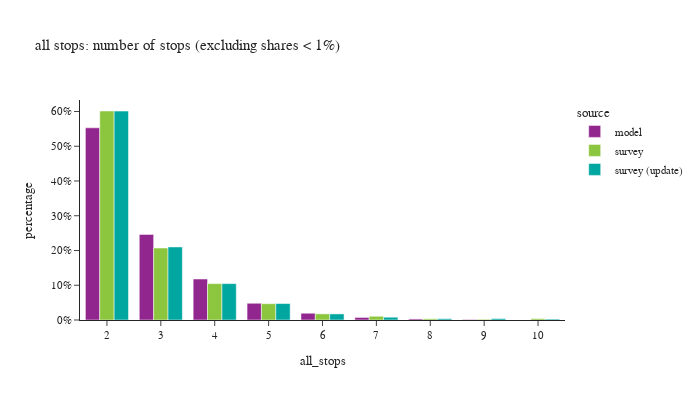

This figure's notebook cell:
### Code cell
df_plot = df_tour.groupby(['all_stops','source'])['toexpfac'].sum().reset_index()
df_plot['percentage'] = df_plot.groupby(['source'], group_keys=False)['toexpfac']. \
    apply(lambda x: x / float(x.sum()))
df_plot = df_plot.loc[df_plot['percentage'] > 0.001]
# df_plot
fig = px.bar(df_plot.sort_values(['source']), x="all_stops", y="percentage", color="source",
             barmode="group",title="all stops: number of stops (excluding shares < 1%)",
             hover_data=['toexpfac'])
fig.update_layout(height=400, width=700, font=dict(size=11),
                  xaxis = dict(dtick = 1, categoryorder='category ascending'),
                  yaxis=dict(tickformat=".0%"))
fig.show()

### Figure 1 — Plotly figure (JSON) as saved in the notebook; plotly's stock layout.template omitted (floating-point values rounded to 4 significant figures)
{"data": [{"alignmentgroup": "True", "customdata": [[3238000.0], [8827.0], [17840.0], [43060.0], [282100.0], [690700.0], [114100.0], [1442000.0]], "hovertemplate": "source=model<br>all_stops=%{x}<br>percentage=%{y}<br>toexpfac=%{customdata[0]}<extra></extra>", "legendgroup": "model", "marker": {"color": "#91268F", "pattern": {"shape": ""}}, "name": "model", "offsetgroup": "model", "orientation": "v", "showlegend": true, "textposition": "auto", "type": "bar", "x": [2, 9, 8, 7, 5, 4, 6, 3], "xaxis": "x", "y": [0.553, 0.001508, 0.003047, 0.007355, 0.04818, 0.118, 0.01949, 0.2463], "yaxis": "y"}, {"alignmentgroup": "True", "customdata": [[533700.0], [10950.0], [3064000.0], [17960.0], [90130.0], [54830.0], [239200.0], [1055000.0], [20380.0]], "hovertemplate": "source=survey<br>all_stops=%{x}<br>percentage=%{y}<br>toexpfac=%{customdata[0]}<extra></extra>", "legendgroup": "survey", "marker": {"color": "#8CC63E", "pattern": {"shape": ""}}, "name": "survey", "offsetgroup": "survey", "orientation": "v", "showlegend": true, "textposition": "auto", "type": "bar", "x": [4, 9, 2, 8, 6, 7, 5, 3, 10], "xaxis": "x", "y": [0.1047, 0.002149, 0.6014, 0.003525, 0.01769, 0.01076, 0.04694, 0.2071, 0.004], "yaxis": "y"}, {"alignmentgroup": "True", "customdata": [[88350.0], [238900.0], [1062000.0], [40560.0], [3036000.0], [18740.0], [528900.0], [20390.0], [13050.0]], "hovertemplate": "source=survey (update)<br>all_stops=%{x}<br>percentage=%{y}<br>toexpfac=%{customdata[0]}<extra></extra>", "legendgroup": "survey (update)", "marker": {"color": "#00A7A0", "pattern": {"shape": ""}}, "name": "survey (update)", "offsetgroup": "survey (update)", "orientation": "v", "showlegend": true, "textposition": "auto", "type": "bar", "x": [6, 5, 3, 7, 2, 8, 4, 9, 10], "xaxis": "x", "y": [0.01749, 0.0473, 0.2103, 0.008031, 0.6011, 0.00371, 0.1047, 0.004036, 0.002583], "yaxis": "y"}], "layout": {"barmode": "group", "font": {"size": 11}, "height": 400, "legend": {"title": {"text": "source"}, "tracegroupgap": 0}, "title": {"text": "all stops: number of stops (excluding shares < 1%)"}, "width": 700, "xaxis": {"anchor": "y", "categoryorder": "category ascending", "domain": [0.0, 1.0], "dtick": 1, "title": {"text": "all_stops"}}, "yaxis": {"anchor": "x", "domain": [0.0, 1.0], "tickformat": ".0%", "title": {"text": "percentage"}}}}
